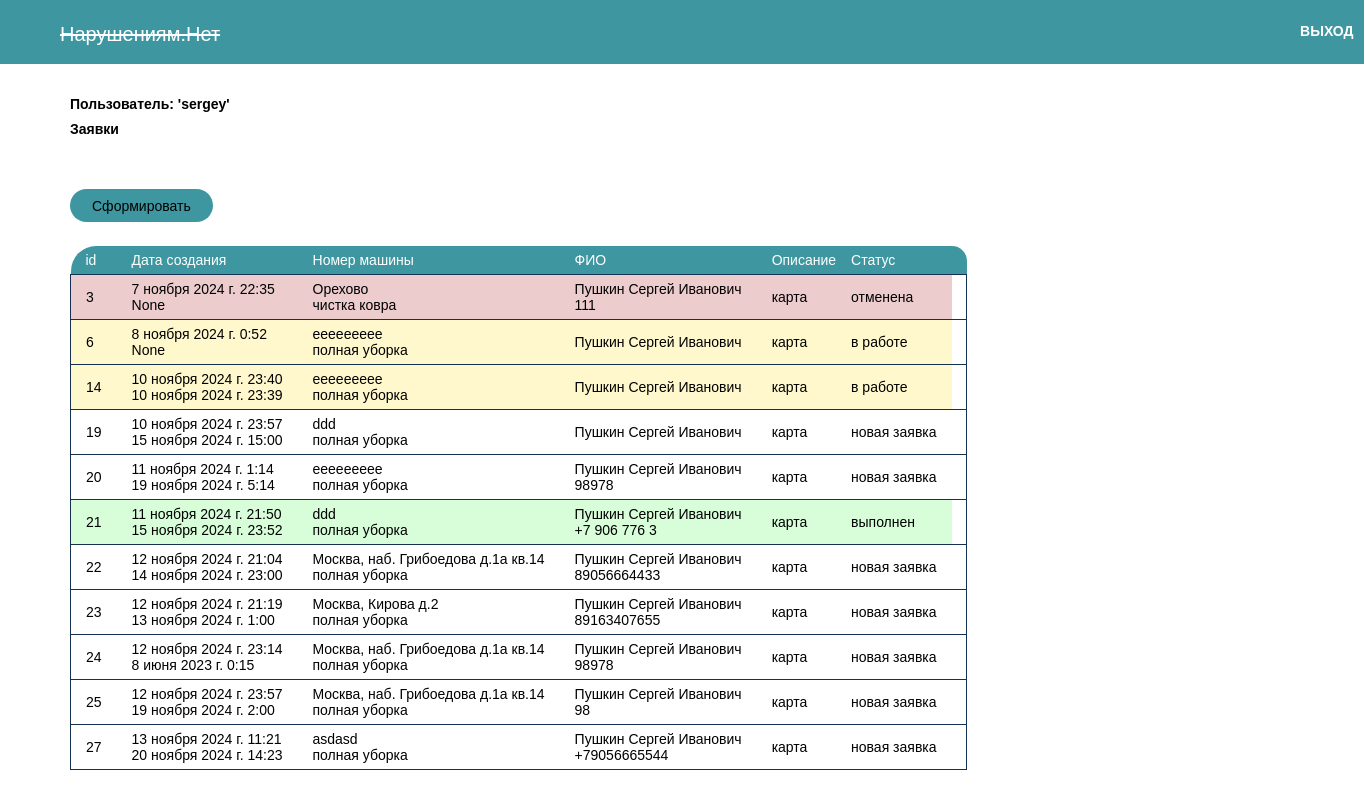
The app's page / (signed in) with its own data.
### myapp/models.py (models this page shows, shortened)
class CustomUser(AbstractUser):
    patronymic = models.CharField(verbose_name='Отчество', max_length=120)
    phone = models.CharField(verbose_name='Телефон', max_length=12)

class Orders(models.Model):
    created = models.DateTimeField(auto_now_add=True)
    owner = models.ForeignKey('CustomUser', verbose_name='Автор', related_name='orders_customuser',
                              on_delete=models.CASCADE)
    status = models.ForeignKey('Status', verbose_name='Статуст', related_name='orders_status', on_delete=models.CASCADE)
    service = models.ForeignKey('TypeOfService', verbose_name='Тип услуги', related_name='orders_typeofservice',
                                on_delete=models.CASCADE)
    payment = models.ForeignKey('PaymentType', verbose_name='Тип платежа', related_name='orders_paymenttype',
                                on_delete=models.CASCADE)
    adress = models.CharField(verbose_name='Адрес', max_length=60)
    contact_phone = models.CharField(verbose_name='Телефон', max_length=12)
    orderdatetime = models.DateTimeField(blank=True, null=True)
    class Meta:
        ordering = ['created']
        verbose_name = 'Заявка'
        verbose_name_plural = 'Заявки'

class TypeOfService(models.Model):
    title = models.CharField(verbose_name='Название', max_length=120)
    def __str__(self):
        return self.title
    class Meta:
        ordering = ['title']
        verbose_name = 'Тип услуги'
        verbose_name_plural = 'Типы услуг'

class PaymentType(models.Model):
    title = models.CharField(verbose_name='Тип платежа', max_length=60)
    def __str__(self):
        return self.title
    class Meta:
        ordering = ['title']
        verbose_name = 'Тип платежа'
        verbose_name_plural = 'Тип платежа'

class Status(models.Model):
    title = models.CharField(verbose_name='Статус', max_length=60)
    def __str__(self):
        return self.title
    class Meta:
        ordering = ['title']
        verbose_name = 'Статус'
        verbose_name_plural = 'Статусы'

### myapp/views.py (the view)
# urls.py: path('', views.index, name='home'),
def index(request):
    try:
        if request.user.is_superuser:
            orders = Orders.objects.order_by('id')
        else:
            orders = Orders.objects.filter(owner=request.user).order_by('id')
    except Exception as e:
        orders = None
    return render(request, 'myapp/index.html', {'orders': orders})

### myapp/templates/myapp/index.html (shortened to what this page needs)
{% extends 'myapp/base.html' %}
{% block content %}
{% if user.is_authenticated %}
 {% if user.is_superuser %}
    <h2> Пользователь: '{{ user.username }}'</h2>
    <h2>Заявки | АДМИНКА</h2>
                <div class="orders-table">
                <form action="{% url 'home' %}">
                    <button>Обновить</button>
                </form>
                {% if orders %}
                <table style="border: none">
                    <tr>
                        <th>id</th>
                        <th>Дата создания</th>
                        <th>Номер машины</th>
                        <th>ФИО</th>
                        <th>Описание</th>
                        <th>Статус</th>
                        <th></th>
                    </tr>
                    {% for elem in orders %}
                    <tr>
                         <td>{{ elem.id }}</td>
                        <td>{{ elem.orderdatetime }}<br>
                        <td>{{ elem.phone }}</td>
                        <td>{{ elem.owner.last_name }} {{ elem.owner.first_name }} {{elem.owner.patronymic}}<br>
                        </td>
                        <td>{{ elem.description }}<br>
                        <td>{{ elem.status }}</td>
                        </td>
                         <td><a href="edit/{{elem.id}}">Изменить</a></td>
                    </tr>
                    {% endfor %}
                </table>
                {% else %}
                <p>У нас нет записей</p>
                {% endif %}
 {% else %}
    <h2> Пользователь: '{{ user.username }}'</h2>
    <h2>Заявки</h2>
            <div class="orders-table">
                <form action="{% url 'neworder' %}">
                    <button>Сформировать</button>
                </form>
                {% if orders %}
                <table style="border: none">
                    <tr>
                        <th>id</th>
                        <th>Дата создания</th>
                        <th>Номер машины</th>
                        <th>ФИО</th>
                        <th>Описание</th>
                        <th>Статус</th>
                        <th></th>
                    </tr>
                    {% for elem in orders %}
                    <tr>
                        <td>{{ elem.id }}</td>
                        <td>{{ elem.created }}<br>
                       {{ elem.orderdatetime }}</td>
                        <td>{{ elem.adress }}<br>
                            {{ elem.service }}
                        </td>
                        <td>{{ user.last_name }} {{ user.first_name }} {{user.patronymic}}<br>
                            {{ elem.contact_phone }}</td>
                        <td>{{ elem.payment }}</td>
                        <td>{{ elem.status }}</td>
                    </tr>
                    {% endfor %}
                </table>
                {% else %}
                <p>У нас нет записей</p>
                {% endif %}
            </div>
 {% endif %}
{% else %}
    <a href="/login">Авторизация</a>
{% endif %}
{% endblock %}

### myapp/templates/myapp/base.html (shortened to what this page needs)
{% load static %}
<!doctype html>
<html lang="ru">
<head>
    <link rel="stylesheet" href="{% static 'css/style.css' %}">
</head>
<body>
<div class="wrapper">
    <div class="sidebar">
        <div class="logo">
            <p href="/">
                <span class="logo-text">Нарушениям.Нет</span>
            </p>
        </div>
        <ul class="main-menu">
            {% if user.is_authenticated %}
            <li>
                <a href="{% url 'logout' %}">ВЫХОД</a>
            </li>
            {% endif %}
        </ul>
    </div>
    <main>
        {% block content %}{% endblock %}
    </main>
</div>
</body>
</html>

### static/css/style.css (style rules this page uses)
:root { --color-primary: #143151; }
* { box-sizing: border-box; font-family: Arial, Helvetica, sans-serif; padding: 0; margin: 0; font-size: 14px; }
main { margin-left: 50px; }
.sidebar { background-color: #3E97A0; padding-left: 60px; padding-top: 23px; display: flex; }
.logo-text { text-decoration: none; display: block; color: #fff; font-size: 20px; font-weight: 200; text-decoration: line-through; margin-bottom: 18px; }
.main-menu { margin-left: 1000px; display: flex; }
.main-menu li { display: block; margin-left: 80px; font-weight: bold; }
.main-menu li a { text-decoration: none; color: #fff; }
main { padding: 23px 20px; width: 100%; }
main h2 { margin-top: 9px; }
button, input[type="submit"] { background-color: #ffff; height: 33px; padding: 9px 22px; border-radius: 25px; border: none; margin-top: 16px; cursor: pointer; }
.orders-table { margin-top: 36px; }
.orders-table button { background-color: #3E97A0; }
table { margin-top: 24px; }
table, tr { border: 1px solid var(--color-primary); border-collapse: collapse; }
table tr:nth-child(1) { border: none; }
table td { padding: 6px 15px; }
table th { background-color: #3E97A0; padding: 6px 0px 6px 15px; font-weight: 200; color: #fff; text-align: left; }
table th:nth-child(1) { border-radius: 25px 0 0 0; }
table th:nth-last-child(1) { border-radius: 0 25px 0 0; }

### records on screen
CustomUser: username "sergey", last_name "Пушкин", first_name "Сергей", patronymic "Иванович"
Orders: id "3", created "7 ноября 2024 г. 22:35", orderdatetime "None", adress "Орехово", service "чистка ковра", contact_phone "111", payment "карта", status "отменена"
Orders: id "6", created "8 ноября 2024 г. 0:52", orderdatetime "None", adress "eeeeeeeee", service "полная уборка", payment "карта", status "в работе"
Orders: id "14", created "10 ноября 2024 г. 23:40", orderdatetime "10 ноября 2024 г. 23:39", adress "eeeeeeeee", service "полная уборка", payment "карта", status "в работе"
Orders: id "19", created "10 ноября 2024 г. 23:57", orderdatetime "15 ноября 2024 г. 15:00", adress "ddd", service "полная уборка", payment "карта", status "новая заявка"
Orders: id "20", created "11 ноября 2024 г. 1:14", orderdatetime "19 ноября 2024 г. 5:14", adress "eeeeeeeee", service "полная уборка", contact_phone "98978", payment "карта", status "новая заявка"
Orders: id "21", created "11 ноября 2024 г. 21:50", orderdatetime "15 ноября 2024 г. 23:52", adress "ddd", service "полная уборка", contact_phone "+7 906 776 3", payment "карта", status "выполнен"
Orders: id "22", created "12 ноября 2024 г. 21:04", orderdatetime "14 ноября 2024 г. 23:00", adress "Москва, наб. Грибоедова д.1а кв.14", service "полная уборка", contact_phone "89056664433", payment "карта", status "новая заявка"
Orders: id "23", created "12 ноября 2024 г. 21:19", orderdatetime "13 ноября 2024 г. 1:00", adress "Москва, Кирова д.2", service "полная уборка", contact_phone "89163407655", payment "карта", status "новая заявка"
Orders: id "24", created "12 ноября 2024 г. 23:14", orderdatetime "8 июня 2023 г. 0:15", adress "Москва, наб. Грибоедова д.1а кв.14", service "полная уборка", contact_phone "98978", payment "карта", status "новая заявка"
Orders: id "25", created "12 ноября 2024 г. 23:57", orderdatetime "19 ноября 2024 г. 2:00", adress "Москва, наб. Грибоедова д.1а кв.14", service "полная уборка", contact_phone "98", payment "карта", status "новая заявка"
Orders: id "27", created "13 ноября 2024 г. 11:21", orderdatetime "20 ноября 2024 г. 14:23", adress "asdasd", service "полная уборка", contact_phone "+79056665544", payment "карта", status "новая заявка"
